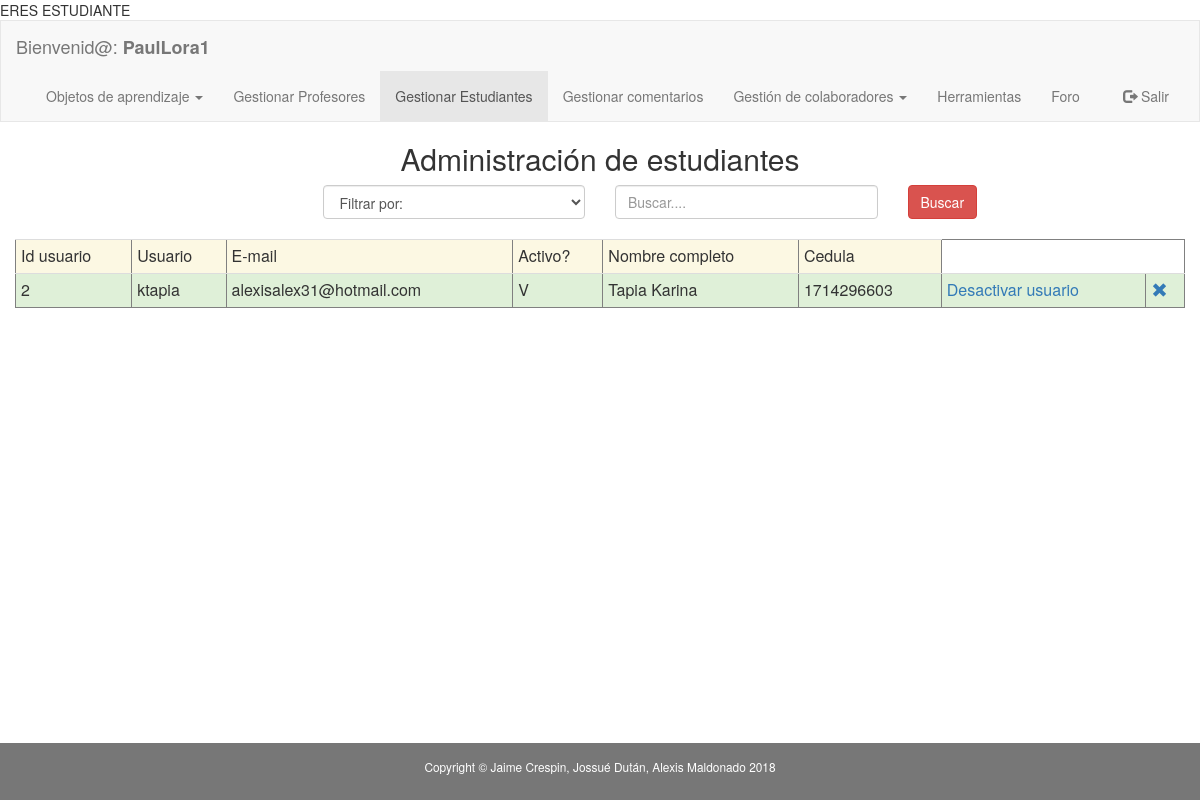
Screenshot of /aplicacion/modulos_administrador/adm_buscar_estudiantes.php (signed in) with the database file from the repository.
### tables this page shows
CREATE TABLE `estudiante` (
  `idestudiante` int(11) NOT NULL,
  `ci` varchar(45) DEFAULT NULL,
  `nombres` varchar(45) DEFAULT NULL,
  `apellidos` varchar(45) DEFAULT NULL,
  `carrera` varchar(45) DEFAULT NULL,
  `id_facultad` int(11) DEFAULT NULL,
  `mail` varchar(45) DEFAULT NULL,
  `id_usuario` int(11) DEFAULT NULL,
  `fecha_nacimiento` varchar(45) DEFAULT NULL,
  `genero` varchar(1) DEFAULT NULL,
   `ciudad` varchar(10) DEFAULT NULL,
  `domicilio` varchar(60) DEFAULT NULL,
  `celular` varchar(15) DEFAULT NULL,
  `convencional` varchar(15) DEFAULT NULL
 );

CREATE TABLE `usuario` (
  `idUsuario` int(11) NOT NULL,
  `usuario` varchar(45) DEFAULT NULL,
  `contrasenia` varchar(45) DEFAULT NULL,
  `tipo_usuario` varchar(3) DEFAULT NULL,
  `activo` varchar(1) DEFAULT NULL,
  `cambio_de_clave` varchar(1) DEFAULT NULL,
  `foto` varchar(45) DEFAULT ''
);

### aplicacion/modulos_administrador/adm_buscar_estudiantes.php (the view, shortened to what this page needs)
<!DOCTYPE html PUBLIC "-//W3C//DTD XHTML 1.0 Transitional//EN" "http://www.w3.org/TR/xhtml1/DTD/xhtml1-transitional.dtd">
<html xmlns="http://www.w3.org/1999/xhtml" lang="es">
    <head>
        <link rel="stylesheet" href="../../plugins/bootstrap/css/bootstrap.min.css"></link>
    </head>
    <body>
        <?php include './navbar_adm_estudiantes.php';?>
        <div class="container-fluid text-center">
            <div class="row content">
                <div class="col-sm-12 text-center">
                    <h2> Administración de estudiantes</h2>
                    <form onsubmit="return validar_busqueda_cedula()" action="../modulos_administrador/adm_ejecutar_buscar_estudiantes.php" method="post" enctype="multipart/form-data">
                        <div class="col-md-3">
                        </div>
                        <div class="col-md-3 text-left ">
                            <select class= "form-control" name="tipo_criterio" dir="ltr" required id="select_criterio">
                                <option value="">Filtrar por:</option>
                            </select></br>
                        </div>
                        <div class="col-md-3 text-center">
                            <input type="text" class="form-control" id="criterio_busqueda" placeholder="Buscar...." name="criterio_busqueda" required></br>
                        </div>
                        <div class="col-md-3 text-left">
                            <button id="registrar" type="submit" class="btn btn-danger">Buscar</button>
                        </div>
                    </form>
                    <?php
                    $statement = ("select u.*,e.nombres, e.apellidos, e.ci, e.mail from usuario as u, estudiante as e where u.idUsuario=e.id_usuario order by activo");
                    $conexion = new Conexion();
                    $consulta = $conexion->prepare($statement);
                    $consulta->setFetchMode(PDO::FETCH_ASSOC);
                    $consulta->execute();
                    echo '<table border ="1|1" class="table table-condensed";>';
                    echo '<tr class="warning">';
                    echo '<td>Id usuario</td>';
                    echo '<td>Usuario</td>';
                    echo '<td>E-mail</td>';
                    echo '<td>Activo?</td>';
                    echo '<td>Nombre completo</td>';
                    echo '<td>Cedula</td>';
                    echo "</tr>";
                    if ($consulta->rowCount() != 0) {
                        while ($row = $consulta->fetch()) {
                            echo '<tr class="success">';
                            echo '<td>' . $row['idUsuario'] . '</td>';
                            echo '<td>' . $row['usuario'] . '</td>';
                            echo '<td>' . $row['mail'] . '</td>';
                            echo '<td>' . $row['activo'] . '</td>';
                            echo '<td>' . $row['apellidos'] . '  ' . $row['nombres'] . '</td>';
                            echo '<td>' . $row['ci'].'</td>';
                            if ($row['activo'] == 'V') {
                                echo '<td><a href="adm_buscar_estudiantes.php?id=' . $row['idUsuario'] . '&id_gestion=1">Desactivar usuario</a></td>';
                            } else {
                                echo '<td><a href="adm_buscar_estudiantes.php?id=' . $row['idUsuario'] . '&id_gestion=2">Activar usuario</a></td>';
                            }
                            echo "<td><a onClick=\"javascript: return confirm('Realmente desea eliminar el estudiante seleccionado?');\" href='adm_buscar_estudiantes.php?id=" . $row['idUsuario'] . "&id_gestion=3'><span class='glyphicon glyphicon-remove'></a></td>";
                            echo '</tr>';
                        }
                    }
                    echo '</table>';
                    ?>
                </div>
            </div>
        </div></br></br></br>
        <footer class="label-default container-fluid text-center">
            <p class="copyright small">Copyright &copy; Jaime Crespin, Jossué Dután, Alexis Maldonado 2018</p>
        </footer>
    </body>
</html>

### aplicacion/modulos_administrador/adm_buscar_estudiantes.php (style rules this page uses)
.row.content { height: 390px }
html { min-height: 100%; position: relative; }
body { margin:0; margin-bottom: 40px; }
footer { background-color: #555; color: white; padding: 15px; position: absolute; bottom: 0; width: 100%; }
.table > tbody > tr > td { vertical-align: middle; }

### rows the page displays
estudiante: id_usuario.idUsuario "2", id_usuario.usuario "ktapia", mail "alexisalex31@hotmail.com", id_usuario.activo "V", apellidos "Tapia", nombres "Karina", ci "1714296603"

### other values shown
$_SESSION['usuario'] "PaulLora1"
